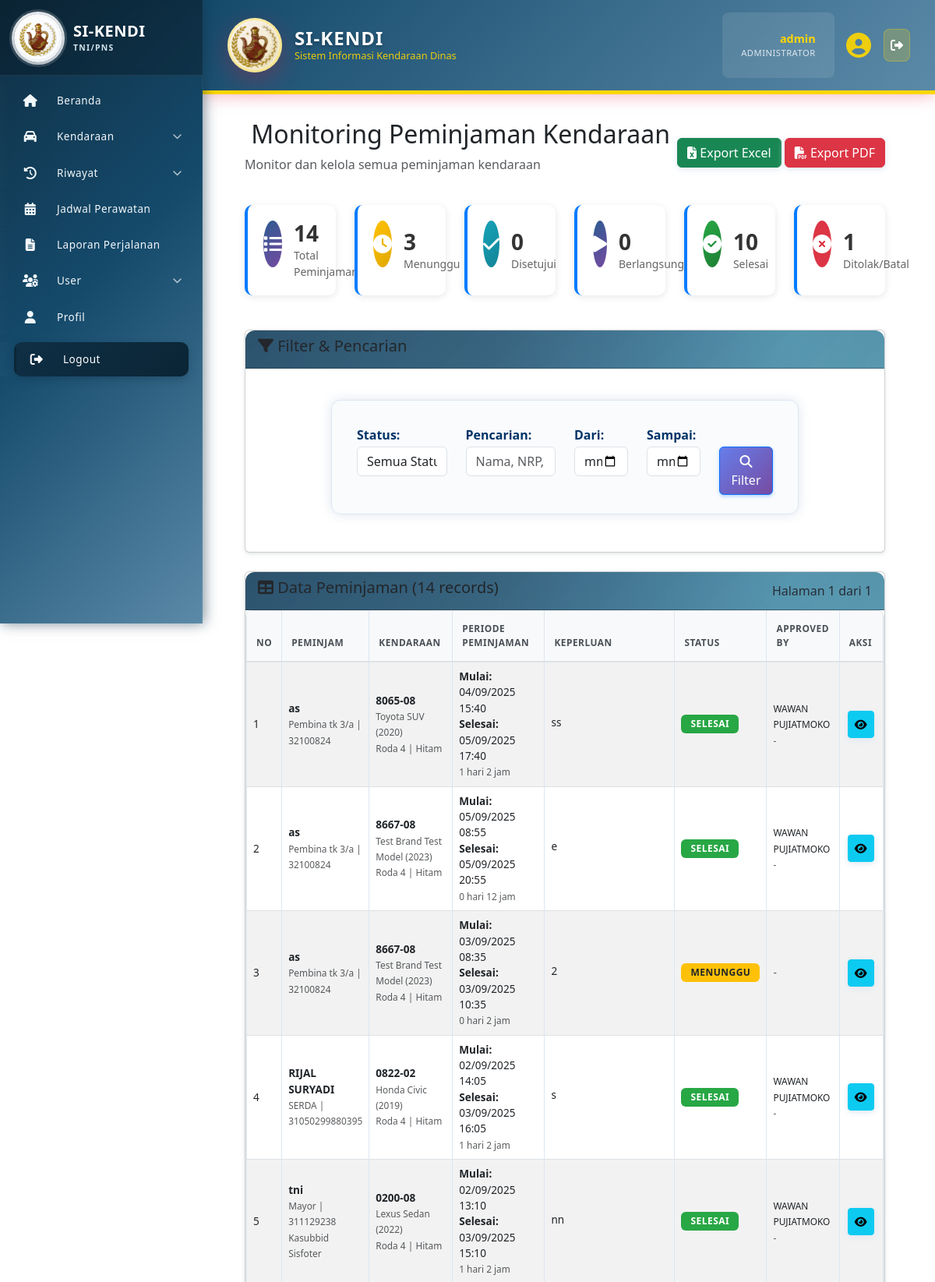
Page /index.php?page=monitoring_peminjaman (signed in, upper part) on the committed database.
### tables this page shows
CREATE TABLE `peminjaman_kendaraan` (
  `id` int(11) NOT NULL,
  `kendaraan_id` int(11) NOT NULL,
  `peminjam_id` int(11) NOT NULL,
  `approval_by` int(11) DEFAULT NULL,
  `nomor_surat` varchar(50) DEFAULT NULL,
  `tanggal_mulai` datetime NOT NULL,
  `tanggal_selesai` datetime NOT NULL,
  `tujuan` varchar(255) NOT NULL,
  `keperluan` text DEFAULT NULL,
  `rute` text DEFAULT NULL,
  `driver_id` int(11) DEFAULT NULL,
  `km_awal` int(11) DEFAULT NULL,
  `km_akhir` int(11) DEFAULT NULL,
  `bbm_awal` decimal(5,2) DEFAULT NULL,
  `bbm_akhir` decimal(5,2) DEFAULT NULL,
  `status` enum('Pending','Approved','Ongoing','Completed','Cancelled','Rejected') DEFAULT 'Pending',
  `tanggal_approval` timestamp NULL DEFAULT NULL,
  `tanggal_mulai_aktual` timestamp NULL DEFAULT NULL,
  `tanggal_selesai_aktual` timestamp NULL DEFAULT NULL,
  `catatan_approval` text DEFAULT NULL,
  `catatan_pengembalian` text DEFAULT NULL,
  `kondisi_kembali` enum('Baik','Rusak Ringan','Rusak Berat') DEFAULT 'Baik',
  `biaya_operasional` decimal(15,2) DEFAULT NULL,
  `created_at` timestamp NOT NULL DEFAULT current_timestamp(),
  `updated_at` timestamp NOT NULL DEFAULT current_timestamp() ON UPDATE current_timestamp(),
  `cancel_reason` text DEFAULT NULL
);

CREATE TABLE `pengguna` (
  `id` int(11) NOT NULL,
  `nrp_nip` varchar(30) DEFAULT NULL,
  `nama_lengkap` varchar(100) NOT NULL,
  `pangkat` varchar(50) DEFAULT NULL,
  `jabatan` enum('Baur Spri Kapus','Baurku','Baurtarlat','Bidduk TI','Caraka','Kabidduk TI','Kabidinfomin','Kabidinfoops','Kabidpamsisfo','Kapusinfolahta TNI','Kasubbid Jarkomta & Duknis','Kasubbid Pam Aplikasi','Kasubbid Pam jarkomta','Kasubbid SDM TI','Kasubbid Sisfogarku','Kasubbid Sisfointel','Kasubbid Sisfoopslat','Kasubbid Sisfopers','Kasubbid Sisfoter','Kataud','Kaurdal','Kaurpers','Kaurtu','Tamudi Kapus','Wakapusinfolahta TNI') DEFAULT NULL,
  `satuan_pns` varchar(200) DEFAULT NULL,
  `no_hp` varchar(20) DEFAULT NULL,
  `email` varchar(100) DEFAULT NULL,
  `alamat` text DEFAULT NULL,
  `status_pegawai` enum('Aktif','Pensiun','Mutasi','Non-Aktif') NOT NULL DEFAULT 'Aktif',
  `status_aktif` enum('Aktif','Tidak Aktif') NOT NULL DEFAULT 'Aktif',
  `jenis_personel` enum('TNI','PNS') DEFAULT NULL,
  `matra` varchar(100) DEFAULT NULL,
  `korps` varchar(100) DEFAULT NULL,
  `kesatuan` varchar(200) DEFAULT NULL,
  `created_at` timestamp NOT NULL DEFAULT current_timestamp(),
  `updated_at` timestamp NOT NULL DEFAULT current_timestamp() ON UPDATE current_timestamp()
);

CREATE TABLE `kendaraan` (
  `id` int(11) NOT NULL,
  `no_polisi` varchar(20) NOT NULL,
  `no_rangka` varchar(50) NOT NULL,
  `no_mesin` varchar(50) NOT NULL,
  `penanggung_jawab` enum('Baur Spri Kapus','Baurku','Baurtarlat','Bidduk TI','Caraka','Kabidduk TI','Kabidinfomin','Kabidinfoops','Kabidpamsisfo','Kapusinfolahta TNI','Kasubbid Jarkomta & Duknis','Kasubbid Pam Aplikasi','Kasubbid Pam jarkomta','Kasubbid SDM TI','Kasubbid Sisfogarku','Kasubbid Sisfointel','Kasubbid Sisfoopslat','Kasubbid Sisfopers','Kasubbid Sisfoter','Kataud','Kaurdal','Kaurpers','Kaurtu','Tamudi Kapus','Wakapusinfolahta TNI') NOT NULL,
  `pengguna_id` int(11) DEFAULT NULL,
  `merk` varchar(50) NOT NULL,
  `tipe` varchar(50) DEFAULT NULL,
  `tahun_pembuatan` year(4) DEFAULT NULL,
  `warna` varchar(30) DEFAULT NULL,
  `jenis` enum('Roda 2','Roda 4','Truk','Bus','Lainnya') DEFAULT 'Roda 4',
  `bahan_bakar` enum('Bensin','Solar','Listrik','Hybrid') DEFAULT 'Bensin',
  `no_reg` varchar(30) DEFAULT NULL,
  `no_stnk` varchar(30) DEFAULT NULL,
  `no_bpkb` varchar(30) DEFAULT NULL,
  `tanggal_berlaku_stnk` date DEFAULT NULL,
  `pemilik_stnk` varchar(100) DEFAULT NULL,
  `status_kepemilikan` enum('Satker','Pinjam Pakai') DEFAULT 'Satker',
  `satker` varchar(50) NOT NULL,
  `kode_barang` varchar(50) DEFAULT NULL,
  `kondisi` enum('Baik','Rusak Ringan','Rusak Berat') DEFAULT 'Baik',
  `status_kendaraan` enum('Operasional','Perbaikan','Rusak','Tidak Aktif') DEFAULT 'Operasional',
  `status_peminjaman` enum('Tersedia','Dipinjam','Maintenance','Rusak') DEFAULT 'Tersedia',
  `tanggal_servis_terakhir` date DEFAULT NULL,
  `last_service_km` int(11) DEFAULT NULL,
  `odometer` int(11) DEFAULT 0,
  `foto` varchar(255) DEFAULT NULL,
  `catatan` text DEFAULT NULL,
  `created_at` timestamp NOT NULL DEFAULT current_timestamp(),
  `updated_at` timestamp NOT NULL DEFAULT current_timestamp() ON UPDATE current_timestamp()
);

### pages/monitoring_peminjaman.php (the view, shortened to what the rows shown need)
<?php
$limit = 20;
$page_num = isset($_GET['p']) ? (int)$_GET['p'] : 1;
$offset = ($page_num - 1) * $limit;
try {
    $mysqli->query("UPDATE peminjaman_kendaraan
                    SET status = 'Completed', tanggal_selesai_aktual = COALESCE(tanggal_selesai_aktual, NOW()), updated_at = NOW()
                    WHERE status IN ('Approved','Ongoing') AND NOW() > tanggal_selesai");
    $mysqli->query("UPDATE peminjaman_kendaraan
                    SET status = 'Ongoing', tanggal_mulai_aktual = COALESCE(tanggal_mulai_aktual, NOW()), updated_at = NOW()
                    WHERE status = 'Approved' AND NOW() >= tanggal_mulai AND NOW() <= tanggal_selesai");
} catch (Throwable $e) {
}
$where_conditions = [];
$params = [];
$peminjam_col = 'pemohon_id';
$colRes = $mysqli->query("SHOW COLUMNS FROM peminjaman_kendaraan LIKE 'pemohon_id'");
if (!$colRes || $colRes->num_rows === 0) {
    $altRes = $mysqli->query("SHOW COLUMNS FROM peminjaman_kendaraan LIKE 'peminjam_id'");
    if ($altRes && $altRes->num_rows > 0) {
        $peminjam_col = 'peminjam_id';
    }
}
$where_clause = !empty($where_conditions) ? "WHERE " . implode(" AND ", $where_conditions) : "";
$cols_info = $mysqli->query("SHOW COLUMNS FROM peminjaman_kendaraan")->fetch_all(MYSQLI_ASSOC);
$cols_names = array_column($cols_info, 'Field');
$approver_col = null;
foreach (['approved_by','approval_by','approver_id','approved_by_id','approver'] as $c) {
    if (in_array($c, $cols_names)) { $approver_col = $c; break; }
}
$select_extra = '';
$join_approver = '';
if ($approver_col) {
    $select_extra = ", admin.nama_lengkap as nama_admin_approval";
    $join_approver = " LEFT JOIN pengguna admin ON p.{$approver_col} = admin.id";
}
$query =
    "SELECT p.*, u.nama_lengkap as nama_peminjam, u.nrp_nip, u.pangkat, u.jabatan, "
    . "k.no_reg, k.no_polisi, k.merk, k.tipe, k.tahun_pembuatan, k.jenis, k.warna" . $select_extra .
    " FROM peminjaman_kendaraan p"
    . " JOIN pengguna u ON p." . $peminjam_col . " = u.id"
    . " JOIN kendaraan k ON p.kendaraan_id = k.id" . $join_approver .
    " " . $where_clause .
    " ORDER BY p.created_at DESC"
    . " LIMIT ? OFFSET ?";
$stmt = $mysqli->prepare($query);
$params[] = $limit;
$params[] = $offset;
$types = str_repeat('s', count($params) - 2) . 'ii';
$stmt->bind_param($types, ...$params);
$stmt->execute();
$peminjaman_list = $stmt->get_result()->fetch_all(MYSQLI_ASSOC);
$stats_query = "SELECT
                COUNT(*) as total,
                SUM(CASE WHEN LOWER(status) = 'pending' THEN 1 ELSE 0 END) as pending,
                SUM(CASE WHEN LOWER(status) = 'approved' THEN 1 ELSE 0 END) as approved,
                SUM(CASE WHEN LOWER(status) = 'rejected' THEN 1 ELSE 0 END) as rejected,
                SUM(CASE WHEN LOWER(status) = 'ongoing' THEN 1 ELSE 0 END) as ongoing,
                SUM(CASE WHEN LOWER(status) = 'completed' THEN 1 ELSE 0 END) as completed,
                SUM(CASE WHEN LOWER(status) = 'cancelled' THEN 1 ELSE 0 END) as cancelled
                FROM peminjaman_kendaraan";
$stats_result = $mysqli->query($stats_query);
function getStatusBadge($status) {
    $colors = [
        'pending' => ['bg' => '#ffc107', 'text' => '#212529'],
        'approved' => ['bg' => '#17a2b8', 'text' => '#ffffff'],
        'rejected' => ['bg' => '#dc3545', 'text' => '#ffffff'],
        'ongoing' => ['bg' => '#007bff', 'text' => '#ffffff'],
        'completed' => ['bg' => '#28a745', 'text' => '#ffffff'],
        'cancelled' => ['bg' => '#6c757d', 'text' => '#ffffff']
    ];
    $labels = [
        'pending' => 'Menunggu',
        'approved' => 'Disetujui',
        'rejected' => 'Ditolak',
        'ongoing' => 'Berlangsung',
        'completed' => 'Selesai',
        'cancelled' => 'Dibatalkan'
    ];
    $key = strtolower($status ?? '');
    $color = $colors[$key] ?? ['bg' => '#6c757d', 'text' => '#ffffff'];
    $label = $labels[$key] ?? ucfirst($status);
    return '<span class="badge" style="background-color: ' . $color['bg'] . '; color: ' . $color['text'] . ';">' . htmlspecialchars($label) . '</span>';
}
function formatDateTime($datetime) {
    if (empty($datetime) || $datetime === '0000-00-00' || $datetime === '0000-00-00 00:00:00') {
        return '-';
    }
    $ts = strtotime((string)$datetime);
    return date('d/m/Y H:i', $ts);
}
?>
<div class="container-fluid">
    <div class="row mb-4">
        <div class="col-12">
            <div class="d-flex justify-content-between align-items-center">
                <div>
                    <h2><i class="fas fa-monitor"></i> Monitoring Peminjaman Kendaraan</h2>
                </div>
            </div>
        </div>
    </div>
    <div class="card">
        <div class="card-body p-0">
            <div class="table-responsive">
                <table class="table table-striped table-hover mb-0">
                    <thead class="bg-light">
                        <tr>
                            <th width="5%">No</th>
                            <th width="12%">Peminjam</th>
                            <th width="15%">Kendaraan</th>
                            <th width="20%">Periode Peminjaman</th>
                            <th width="15%">Keperluan</th>
                            <th width="8%">Status</th>
                            <th width="12%">Approved By</th>
                            <th width="8%">Aksi</th>
                        </tr>
                    </thead>
                    <tbody>
                        <?php if (empty($peminjaman_list)): ?>
                            <tr>
                                <td colspan="8" class="text-center py-4">
                                    <i class="fas fa-inbox fa-3x text-muted mb-3"></i>
                                    <p class="text-muted">Tidak ada data peminjaman ditemukan</p>
                                </td>
                            </tr>
                        <?php else: ?>
                            <?php foreach ($peminjaman_list as $index => $p): ?>
                                <tr>
                                    <td><?= $offset + $index + 1 ?></td>
                                    <td>
                                        <strong><?= htmlspecialchars($p['nama_peminjam']) ?></strong><br>
                                        <small class="text-muted">
                                            <?= htmlspecialchars($p['pangkat']) ?> | <?= htmlspecialchars($p['nrp_nip']) ?><br>
                                            <?= htmlspecialchars($p['jabatan']) ?>
                                        </small>
                                    </td>
                                    <td>
                                        <strong><?= htmlspecialchars($p['no_reg']) ?></strong><br>
                                        <small class="text-muted">
                                            <?= htmlspecialchars($p['merk'] . ' ' . $p['tipe']) ?> (<?= $p['tahun_pembuatan'] ?>)<br>
                                            <?= ucfirst($p['jenis']) ?> | <?= htmlspecialchars($p['warna']) ?>
                                        </small>
                                    </td>
                                    <td>
                                        <strong>Mulai:</strong> <?= formatDateTime($p['tanggal_mulai']) ?><br>
                                        <strong>Selesai:</strong> <?= formatDateTime($p['tanggal_selesai']) ?><br>
                                        <small class="text-muted">
                                            <?php
                                            $start = new DateTime($p['tanggal_mulai']);
                                            $end = new DateTime($p['tanggal_selesai']);
                                            $diff = $start->diff($end);
                                            echo $diff->days . ' hari ' . $diff->h . ' jam';
                                            ?>
                                        </small>
                                    </td>
                                    <td>
                                        <span class="d-inline-block text-truncate max-width-150" title="<?= htmlspecialchars($p['keperluan']) ?>">
                                            <?= htmlspecialchars($p['keperluan']) ?>
                                        </span>
                                    </td>
                                    <td><?= getStatusBadge($p['status']) ?></td>
                                    <td>
                                        <?php if (!empty($p['nama_admin_approval'])): ?>
                                            <small>
                                                <?= htmlspecialchars($p['nama_admin_approval']) ?><br>
                                                <span class="text-muted"><?= formatDateTime($p['approved_at'] ?? null) ?></span>
                                            </small>
                                        <?php else: ?>
                                            <span class="text-muted">-</span>
                                        <?php endif; ?>
                                    </td>
                                    <td>
                                        <div class="btn-group" role="group">
                                            <button type="button" class="btn btn-sm btn-info" onclick="viewDetail(<?= $p['id'] ?>)" title="Detail">
                                                <i class="fas fa-eye"></i>
                                            </button>
                                        </div>
                                    </td>
                                </tr>
                            <?php endforeach; ?>
                        <?php endif; ?>
                    </tbody>
                </table>
            </div>
        </div>
    </div>
</div>

### rows in the picture
peminjaman_kendaraan: index "1", peminjam.nama_lengkap "as", peminjam.pangkat "Pembina tk 3/a", peminjam.nrp_nip "32100824", kendaraan.no_reg "8065-08", kendaraan.tipe "Toyota SUV", kendaraan.tahun_pembuatan "2020", kendaraan.jenis "Roda 4", kendaraan.warna "Hitam", tanggal_mulai "04/09/2025 15:40", tanggal_selesai "05/09/2025 17:40", days "1", tanggal_mulai+tanggal_selesai "2", keperluan "ss", status "SELESAI", approval_by.nama_lengkap "WAWAN PUJIATMOKO", approved_at "-"
peminjaman_kendaraan: index "2", peminjam.nama_lengkap "as", peminjam.pangkat "Pembina tk 3/a", peminjam.nrp_nip "32100824", kendaraan.no_reg "8667-08", kendaraan.tipe "Test Brand Test Model", kendaraan.tahun_pembuatan "2023", kendaraan.jenis "Roda 4", kendaraan.warna "Hitam", tanggal_mulai "05/09/2025 08:55", tanggal_selesai "05/09/2025 20:55", tanggal_mulai+tanggal_selesai "0", tanggal_mulai+tanggal_selesai "12", keperluan "e", status "SELESAI", approval_by.nama_lengkap "WAWAN PUJIATMOKO", approved_at "-"
peminjaman_kendaraan: index "3", peminjam.nama_lengkap "as", peminjam.pangkat "Pembina tk 3/a", peminjam.nrp_nip "32100824", kendaraan.no_reg "8667-08", kendaraan.tipe "Test Brand Test Model", kendaraan.tahun_pembuatan "2023", kendaraan.jenis "Roda 4", kendaraan.warna "Hitam", tanggal_mulai "03/09/2025 08:35", tanggal_selesai "03/09/2025 10:35", tanggal_mulai+tanggal_selesai "0", tanggal_mulai+tanggal_selesai "2", keperluan "2", status "MENUNGGU"
peminjaman_kendaraan: index "4", peminjam.nama_lengkap "RIJAL SURYADI", peminjam.pangkat "SERDA", peminjam.nrp_nip "31050299880395", kendaraan.no_reg "0822-02", kendaraan.tipe "Honda Civic", kendaraan.tahun_pembuatan "2019", kendaraan.jenis "Roda 4", kendaraan.warna "Hitam", tanggal_mulai "02/09/2025 14:05", tanggal_selesai "03/09/2025 16:05", days "1", tanggal_mulai+tanggal_selesai "2", keperluan "s", status "SELESAI", approval_by.nama_lengkap "WAWAN PUJIATMOKO", approved_at "-"
peminjaman_kendaraan: index "5", peminjam.nama_lengkap "tni", peminjam.pangkat "Mayor", peminjam.nrp_nip "311129238", peminjam.jabatan "Kasubbid Sisfoter", kendaraan.no_reg "0200-08", kendaraan.tipe "Lexus Sedan", kendaraan.tahun_pembuatan "2022", kendaraan.jenis "Roda 4", kendaraan.warna "Hitam", tanggal_mulai "02/09/2025 13:10", tanggal_selesai "03/09/2025 15:10", days "1", tanggal_mulai+tanggal_selesai "2", keperluan "nn", status "SELESAI", approval_by.nama_lengkap "WAWAN PUJIATMOKO", approved_at "-"

### other values in the picture
isset($_SESSION['username']) ? $_SESSION['username'] : '' "admin"
$stats['total'] "14"
$stats['pending'] "3"
$stats['approved'] "0"
$stats['ongoing'] "0"
$stats['completed'] "10"
$stats['rejected'] + $stats['cancelled'] "1"
$total_records "14"
$page_num "1"
$total_pages "1"
